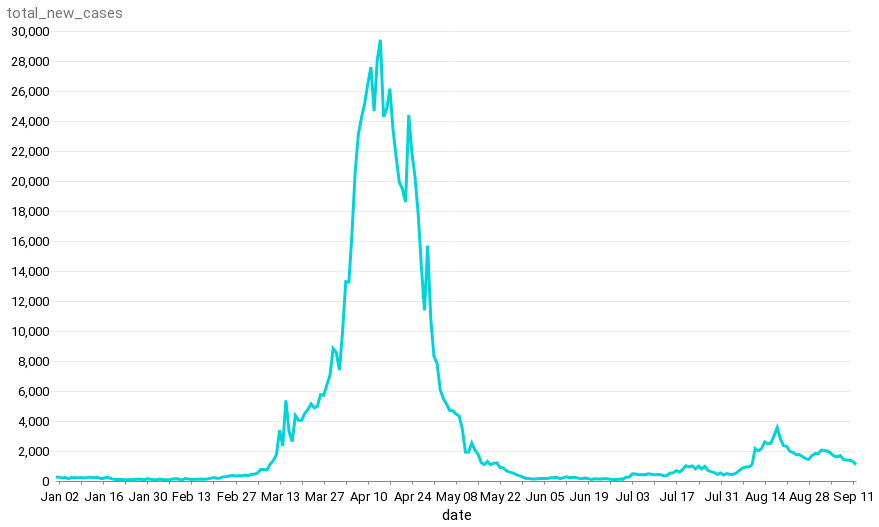

The cell this chart's notebook holds for it:
### Code cell
alt.Chart(df_slim).mark_line().encode(x="date", y="total_new_cases")

### Figure 1 — Vega-Lite specification as saved in the notebook (floating-point values rounded to 4 significant figures; data arrays with more than 128 entries replaced by an {"elided": "..."} marker saying what was removed)
{"config": {"view": {"width": 800, "height": 450, "strokeOpacity": 0}, "background": "#ffffff", "title": {"anchor": "start", "font": "Summit Sans", "fontColor": "palette[\"black\"]", "fontSize": 18, "fontWeight": "normal"}, "arc": {"fill": "#00d4d8"}, "area": {"fill": "#00d4d8"}, "line": {"stroke": "#00d4d8", "strokeWidth": 3}, "path": {"stroke": "#00d4d8"}, "rect": {"fill": "#00d4d8"}, "shape": {"stroke": "#00d4d8"}, "bar": {"fill": "#00d4d8"}, "point": {"stroke": "#00d4d8"}, "symbol": {"fill": "#00d4d8", "size": 30}, "axis": {"titleFont": "Roboto", "titleFontSize": 15, "titleFontWeight": "normal", "labelFont": "Roboto, sans", "labelFontSize": 13, "labelFontWeight": "normal"}, "axisX": {"labelAngle": 0, "labelPadding": 6, "tickSize": 3, "grid": false}, "axisY": {"labelBaseline": "middle", "maxExtent": 45, "minExtent": 45, "titleAlign": "left", "titleAngle": 0, "titleX": -45, "titleY": -11, "domainOpacity": 0, "gridWidth": 0.6, "gridColor": "#dddddd", "offset": 6, "tickSize": 0, "titleColor": "#767676"}, "legend": {"titleFont": "Roboto", "titleFontSize": 15, "titleFontWeight": "normal", "symbolType": "square", "labelFont": "Roboto, sans", "labelFontSize": 13}, "range": {"category": ["#005f66", "#e37e2d", "#d64a3b", "#76b0ef", "#c1bc40"], "diverging": ["#e68a4f", "#f4bb6a", "#f9e39c", "#dadfe2", "#a6b7c6", "#849eae"], "heatmap": ["#7ff6f6", "#00eeef", "#00d4d8", "#00abb2", "#00848b", "#fbf2c7", "#00363d"], "ordinal": ["#7ff6f6", "#00eeef", "#00d4d8", "#00abb2", "#00848b", "#fbf2c7", "#00363d"], "ramp": ["#7ff6f6", "#00eeef", "#00d4d8", "#00abb2", "#00848b", "#fbf2c7", "#00363d"]}}, "data": {"name": "data-9a2543ab5556fce05f3718ddb25c4d47"}, "mark": "line", "encoding": {"x": {"field": "date", "type": "temporal"}, "y": {"field": "total_new_cases", "type": "quantitative"}}, "$schema": "https://vega.github.io/schema/vega-lite/v4.17.0.json", "datasets": {"data-9a2543ab5556fce05f3718ddb25c4d47": {"elided": "255 records"}}}
